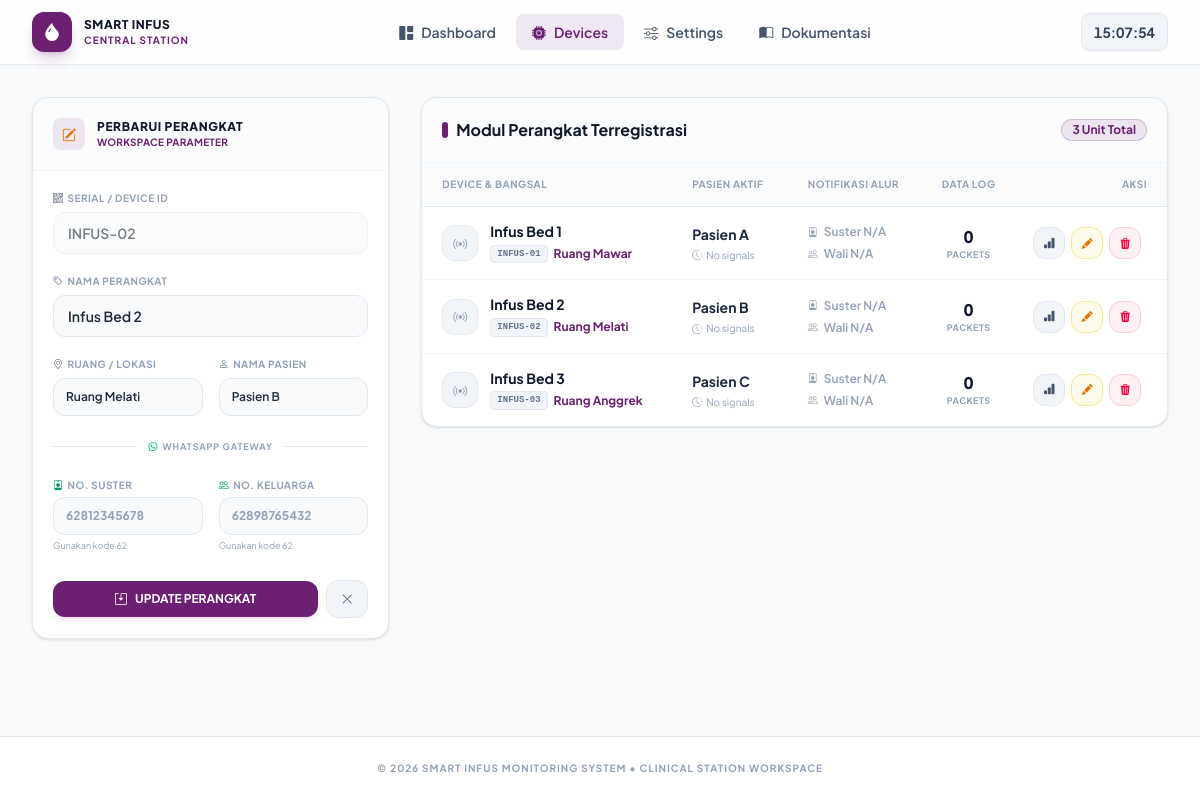
The page /devices.php?edit=INFUS-02 on the database its author committed.
### tables this page shows
CREATE TABLE IF NOT EXISTS `devices` (
  `id`           INT(11)      NOT NULL AUTO_INCREMENT,
  `device_id`    VARCHAR(50)  NOT NULL UNIQUE,
  `nama`         VARCHAR(100) NOT NULL DEFAULT 'Infus',
  `lokasi`       VARCHAR(100) NOT NULL DEFAULT '-',
  `pasien`       VARCHAR(100) NOT NULL DEFAULT '-',
  `no_suster`    VARCHAR(20)  NOT NULL DEFAULT '',
  `no_keluarga`  VARCHAR(20)  NOT NULL DEFAULT '',
  `aktif`        TINYINT(1)   NOT NULL DEFAULT 1,
  `created_at`   TIMESTAMP    NOT NULL DEFAULT CURRENT_TIMESTAMP,
  PRIMARY KEY (`id`)
);

### devices.php (the view, shortened to what this page needs)
<?php
$db      = getDB();
if (!function_exists('esc')) {
    function esc($string) {
        return htmlspecialchars($string ?? '', ENT_QUOTES, 'UTF-8');
    }
}
$editDevice = null;
if (isset($_GET['edit'])) {
    $editStmt = $db->prepare("SELECT * FROM devices WHERE device_id = :id");
    $editStmt->execute([':id' => $_GET['edit']]);
    $editDevice = $editStmt->fetch();
}
$devices = $db->query("
    SELECT d.*,
        (SELECT COUNT(*) FROM infus_data WHERE device_id = d.device_id) AS total_data,
        (SELECT created_at FROM infus_data WHERE device_id = d.device_id
         ORDER BY created_at DESC LIMIT 1) AS last_update
    FROM devices d
    WHERE d.aktif = 1
    ORDER BY d.id ASC
")->fetchAll();
$activePage = 'devices';
?>
<!DOCTYPE html>
<html lang="id">
<head>
  <link rel="stylesheet" href="assets/css/style.css" />
  <link rel="stylesheet" href="https://cdn.jsdelivr.net/npm/bootstrap-icons@1.11.3/font/bootstrap-icons.min.css" />
</head>
<body class="bg-slate-50 text-slate-800 min-h-screen flex flex-col selection:bg-[#6b2072]/10 selection:text-[#6b2072] pb-16 md:pb-0">
  <nav class="sticky top-0 z-50 bg-white/80 backdrop-blur-md border-b border-slate-200/80">
    <div class="max-w-7xl mx-auto px-4 sm:px-6 lg:px-8 h-16 flex items-center justify-between">
      <a href="index.php" class="flex items-center gap-3 group">
        <div class="w-10 h-10 bg-[#6b2072] text-white rounded-xl flex items-center justify-center shadow-lg shadow-[#6b2072]/20 transition-transform group-hover:scale-105">
          <i class="bi bi-droplet-fill text-lg"></i>
        </div>
        <div>
          <div class="text-xs font-black tracking-wider text-slate-900 uppercase">Smart Infus</div>
          <div class="text-[10px] font-bold text-[#6b2072] tracking-widest uppercase">Central Station</div>
        </div>
      </a>
      <div class="hidden md:flex items-center gap-1">
        <a href="index.php" class="flex items-center gap-2 px-4 py-2 rounded-lg text-sm font-semibold transition-all <?= $activePage==='dashboard' ? 'bg-[#6b2072]/10 text-[#6b2072]' : 'text-slate-600 hover:bg-slate-100 hover:text-slate-900' ?>">
          <i class="bi bi-grid-1x2-fill"></i><span>Dashboard</span>
        </a>
        <a href="devices.php" class="flex items-center gap-2 px-4 py-2 rounded-lg text-sm font-semibold transition-all <?= $activePage==='devices' ? 'bg-[#6b2072]/10 text-[#6b2072]' : 'text-slate-600 hover:bg-slate-100 hover:text-slate-900' ?>">
          <i class="bi bi-cpu-fill"></i><span>Devices</span>
        </a>
        <a href="settings.php" class="flex items-center gap-2 px-4 py-2 rounded-lg text-sm font-semibold transition-all <?= $activePage==='settings' ? 'bg-[#6b2072]/10 text-[#6b2072]' : 'text-slate-600 hover:bg-slate-100 hover:text-slate-900' ?>">
          <i class="bi bi-sliders"></i><span>Settings</span>
        </a>
        <a href="docs.php" class="flex items-center gap-2 px-4 py-2 rounded-lg text-sm font-semibold transition-all <?= $activePage==='docs' ? 'bg-[#6b2072]/10 text-[#6b2072]' : 'text-slate-600 hover:bg-slate-100 hover:text-slate-900' ?>">
          <i class="bi bi-book-half"></i><span>Dokumentasi</span>
        </a>
      </div>
      <div class="flex items-center gap-4">
        <div class="bg-slate-100 px-3 py-1.5 rounded-lg border border-slate-200">
          <span id="clockText" class="text-sm font-bold text-slate-700 tabular-nums">--:--:--</span>
        </div>
      </div>
    </div>
  </nav>
  <main class="max-w-7xl mx-auto w-full px-4 sm:px-6 lg:px-8 py-8 flex-1">
    <div class="grid grid-cols-1 lg:grid-cols-3 gap-8 items-start">
      <div class="bg-white border border-slate-200 rounded-2xl shadow-sm overflow-hidden lg:sticky lg:top-24">
        <div class="p-5 border-b border-slate-100 bg-slate-50/50 flex items-center gap-3">
          <div class="w-8 h-8 bg-[#6b2072]/10 rounded-lg flex items-center justify-center">
            <i class="bi bi-<?= $editDevice ? 'pencil-square text-amber-600' : 'plus-square-fill text-[#6b2072]' ?> text-sm"></i>
          </div>
          <div>
            <h2 class="text-xs font-black text-slate-900 tracking-wider uppercase"><?= $editDevice ? 'Perbarui Perangkat' : 'Registrasi Modul' ?></h2>
            <p class="text-[10px] font-bold text-[#6b2072] tracking-wide uppercase">Workspace Parameter</p>
          </div>
        </div>
        <form method="POST" action="devices.php" class="p-5 flex flex-col gap-5">
          <div>
            <label class="block text-[10px] font-bold text-slate-400 tracking-wider uppercase mb-1.5 flex items-center gap-1">
              <i class="bi bi-qr-code text-slate-500"></i> Serial / Device ID
            </label>
            <input type="text" name="device_id" placeholder="Contoh: INFUS-01"
                   class="w-full bg-slate-50 border border-slate-200 focus:border-[#6b2072] focus:bg-white rounded-xl px-3.5 py-2.5 text-sm font-semibold text-slate-800 placeholder:text-slate-400 outline-none transition-all focus:ring-4 focus:ring-[#6b2072]/5 read-only:opacity-60 read-only:cursor-not-allowed"
                   value="<?= esc($editDevice['device_id'] ?? '') ?>" <?= $editDevice ? 'readonly' : '' ?> required />
          </div>
          <div>
            <label class="block text-[10px] font-bold text-slate-400 tracking-wider uppercase mb-1.5 flex items-center gap-1">
              <i class="bi bi-tag text-slate-500"></i> Nama Perangkat
            </label>
            <input type="text" name="nama" placeholder="Contoh: Unit Bed A1"
                   class="w-full bg-slate-50 border border-slate-200 focus:border-[#6b2072] focus:bg-white rounded-xl px-3.5 py-2.5 text-sm font-semibold text-slate-800 placeholder:text-slate-400 outline-none transition-all focus:ring-4 focus:ring-[#6b2072]/5"
                   value="<?= esc($editDevice['nama'] ?? '') ?>" required />
          </div>
          <div class="grid grid-cols-2 gap-4">
            <div>
              <label class="block text-[10px] font-bold text-slate-400 tracking-wider uppercase mb-1.5 flex items-center gap-1">
                <i class="bi bi-geo-alt text-slate-500"></i> Ruang / Lokasi
              </label>
              <input type="text" name="lokasi" placeholder="Kamar 3A"
                     class="w-full bg-slate-50 border border-slate-200 focus:border-[#6b2072] focus:bg-white rounded-xl px-3 py-2.5 text-xs font-semibold text-slate-800 placeholder:text-slate-400 outline-none transition-all focus:ring-4 focus:ring-[#6b2072]/5"
                     value="<?= esc($editDevice['lokasi'] ?? '') ?>" />
            </div>
            <div>
              <label class="block text-[10px] font-bold text-slate-400 tracking-wider uppercase mb-1.5 flex items-center gap-1">
                <i class="bi bi-person text-slate-500"></i> Nama Pasien
              </label>
              <input type="text" name="pasien" placeholder="Nama Pasien"
                     class="w-full bg-slate-50 border border-slate-200 focus:border-[#6b2072] focus:bg-white rounded-xl px-3 py-2.5 text-xs font-semibold text-slate-800 placeholder:text-slate-400 outline-none transition-all focus:ring-4 focus:ring-[#6b2072]/5"
                     value="<?= esc($editDevice['pasien'] ?? '') ?>" />
            </div>
          </div>
          <div class="flex items-center gap-3 my-1">
            <div class="flex-1 h-px bg-slate-200"></div>
            <span class="text-[9px] font-bold text-slate-400 tracking-widest uppercase flex items-center gap-1">
              <i class="bi bi-whatsapp text-emerald-500"></i> WhatsApp Gateway
            </span>
            <div class="flex-1 h-px bg-slate-200"></div>
          </div>
          <div class="grid grid-cols-2 gap-4">
            <div>
              <label class="block text-[10px] font-bold text-slate-400 tracking-wider uppercase mb-1 flex items-center gap-1">
                <i class="bi bi-person-badge text-emerald-600"></i> No. Suster
              </label>
              <input type="tel" name="no_suster" placeholder="62812345678"
                     class="w-full bg-slate-50 border border-slate-200 focus:border-[#6b2072] focus:bg-white rounded-xl px-3 py-2.5 text-xs font-bold text-slate-800 placeholder:text-slate-400 outline-none transition-all focus:ring-4 focus:ring-[#6b2072]/5"
                     value="<?= esc($editDevice['no_suster'] ?? '') ?>" />
              <span class="text-[9px] text-slate-400 block mt-1">Gunakan kode 62</span>
            </div>
            <div>
              <label class="block text-[10px] font-bold text-slate-400 tracking-wider uppercase mb-1 flex items-center gap-1">
                <i class="bi bi-people text-emerald-600"></i> No. Keluarga
              </label>
              <input type="tel" name="no_keluarga" placeholder="62898765432"
                     class="w-full bg-slate-50 border border-slate-200 focus:border-[#6b2072] focus:bg-white rounded-xl px-3 py-2.5 text-xs font-bold text-slate-800 placeholder:text-slate-400 outline-none transition-all focus:ring-4 focus:ring-[#6b2072]/5"
                     value="<?= esc($editDevice['no_keluarga'] ?? '') ?>" />
              <span class="text-[9px] text-slate-400 block mt-1">Gunakan kode 62</span>
            </div>
          </div>
          <div class="flex items-center gap-2 pt-2">
            <button type="submit" class="flex-1 inline-flex items-center justify-center gap-2 px-4 py-2.5 bg-[#6b2072] hover:bg-[#541859] text-white rounded-xl text-xs font-bold shadow-md shadow-[#6b2072]/10 active:scale-95 transition-all cursor-pointer">
              <i class="bi bi-save2"></i> <?= $editDevice ? 'UPDATE PERANGKAT' : 'SIMPAN MODUL' ?>
            </button>
            <?php if ($editDevice): ?>
            <a href="devices.php" class="px-3.5 py-2.5 bg-slate-100 hover:bg-slate-200 text-slate-600 border border-slate-200 rounded-xl text-xs transition-all" title="Batal Edit">
              <i class="bi bi-x-lg"></i>
            </a>
            <?php endif; ?>
          </div>
        </form>
      </div>
      <div class="bg-white border border-slate-200 rounded-2xl shadow-sm overflow-hidden lg:grid-cols-1 lg:col-span-2">
        <div class="p-5 border-b border-slate-100 bg-slate-50/50 flex items-center justify-between">
          <div>
            <h2 class="text-base font-bold text-slate-900 flex items-center gap-2">
              <span class="w-1.5 h-4 bg-[#6b2072] rounded-full inline-block"></span>
              Modul Perangkat Terregistrasi
            </h2>
          </div>
          <span class="text-xs bg-[#6b2072]/10 border border-[#6b2072]/20 text-[#6b2072] px-2.5 py-0.5 rounded-full font-bold">
            <?= count($devices) ?> Unit Total
          </span>
        </div>
        <div class="overflow-x-auto">
          <table class="w-full text-left border-collapse">
            <thead>
              <tr class="bg-slate-50/70 border-b border-slate-200 text-[10px] font-bold text-slate-400 tracking-wider uppercase">
                <th class="py-3.5 px-5">Device &amp; Bangsal</th>
                <th class="py-3.5 px-5">Pasien Aktif</th>
                <th class="py-3.5 px-5">Notifikasi Alur</th>
                <th class="py-3.5 px-4 text-center">Data Log</th>
                <th class="py-3.5 px-5 text-right">Aksi</th>
              </tr>
            </thead>
            <tbody class="divide-y divide-slate-100 text-sm">
              <?php foreach ($devices as $dev):
                $isOnline = false;
                $hasSuster   = !empty(trim($dev['no_suster'] ?? ''));
                $hasKeluarga = !empty(trim($dev['no_keluarga'] ?? ''));
              ?>
              <tr class="hover:bg-slate-50/60 transition-colors">
                <td class="py-4 px-5">
                  <div class="flex items-center gap-3">
                    <div class="w-9 h-9 border rounded-xl flex items-center justify-center flex-shrink-0 <?= $isOnline ? 'bg-emerald-50 border-emerald-100 text-emerald-600' : 'bg-slate-100 border-slate-200 text-slate-400' ?>">
                      <i class="bi bi-broadcast text-sm <?= $isOnline ? 'animate-pulse' : '' ?>"></i>
                    </div>
                    <div>
                      <div class="font-bold text-slate-900 leading-tight"><?= esc($dev['nama']) ?></div>
                      <div class="flex items-center gap-1.5 mt-1">
                        <span class="text-[9px] font-black bg-slate-100 border border-slate-200 text-slate-500 px-1.5 py-0.5 rounded font-mono uppercase"><?= esc($dev['device_id']) ?></span>
                        <span class="text-xs font-bold text-[#6b2072]"><?= esc($dev['lokasi']) ?></span>
                      </div>
                    </div>
                  </div>
                </td>
                <td class="py-4 px-5">
                  <div class="font-bold text-slate-800"><?= esc($dev['pasien'] ?: '— Kosong —') ?></div>
                  <div class="text-[10px] text-slate-400 mt-1 flex items-center gap-1">
                    <i class="bi bi-clock-history"></i>
                    <?= $dev['last_update'] ? date('H:i:s', strtotime($dev['last_update'])) : 'No signals' ?>
                  </div>
                </td>
                <td class="py-4 px-5">
                  <div class="flex flex-col gap-1.5">
                    <div class="flex items-center gap-1.5 text-xs font-semibold <?= $hasSuster ? 'text-emerald-600' : 'text-slate-400' ?>">
                      <i class="bi bi-person-badge text-[10px]"></i>
                      <span><?= $hasSuster ? esc($dev['no_suster']) : 'Suster N/A' ?></span>
                    </div>
                    <div class="flex items-center gap-1.5 text-xs font-semibold <?= $hasKeluarga ? 'text-emerald-600' : 'text-slate-400' ?>">
                      <i class="bi bi-people text-[10px]"></i>
                      <span><?= $hasKeluarga ? esc($dev['no_keluarga']) : 'Wali N/A' ?></span>
                    </div>
                  </div>
                </td>
                <td class="py-4 px-4 text-center">
                  <div class="text-base font-black text-slate-900 tabular-nums"><?= number_format($dev['total_data']) ?></div>
                  <span class="text-[9px] font-bold text-slate-400 uppercase tracking-wider block">Packets</span>
                </td>
                <td class="py-4 px-5 text-right">
                  <div class="flex items-center justify-flex-end gap-1.5">
                    <a href="detail.php?id=<?= urlencode($dev['device_id']) ?>" title="Analisis Grafik"
                       class="w-8 h-8 bg-slate-100 hover:bg-slate-900 text-slate-600 hover:text-white rounded-xl flex items-center justify-center transition-all border border-slate-200 active:scale-90">
                      <i class="bi bi-bar-chart-fill text-xs"></i>
                    </a>
                    <a href="devices.php?edit=<?= urlencode($dev['device_id']) ?>" title="Modifikasi Konfigurasi"
                       class="w-8 h-8 bg-amber-50 border border-amber-200 text-amber-600 hover:bg-amber-500 hover:text-white rounded-xl flex items-center justify-center transition-all active:scale-90">
                      <i class="bi bi-pencil-fill text-[11px]"></i>
                    </a>
                    <form method="POST" action="devices.php" class="inline" onsubmit="return confirm('Apakah Anda yakin ingin menonaktifkan unit <?= esc(addslashes($dev['nama'])) ?>?')">
                      <button type="submit" title="Drop Device"
                              class="w-8 h-8 bg-rose-50 border border-rose-200 text-rose-600 hover:bg-rose-500 hover:text-white rounded-xl flex items-center justify-center cursor-pointer transition-all active:scale-90">
                        <i class="bi bi-trash3-fill text-[11px]"></i>
                      </button>
                    </form>
                  </div>
                </td>
              </tr>
              <?php endforeach; ?>
            </tbody>
          </table>
        </div>
      </div>
    </div>
  </main>
  <footer class="bg-white border-t border-slate-200 py-6 mt-12 text-center">
    <p class="text-[10px] font-bold text-slate-400 uppercase tracking-widest">&copy; <?= date('Y') ?> Smart Infus Monitoring System &bull; Clinical Station Workspace</p>
  </footer>
</body>
</html>

### rows shown on the page
devices: device_id "INFUS-02", nama "Infus Bed 2", lokasi "Ruang Melati", pasien "Pasien B", device "INFUS-02", no_suster "Suster N/A", no_keluarga "Wali N/A", total_data "0"
devices: nama "Infus Bed 1", device "INFUS-01", lokasi "Ruang Mawar", pasien "Pasien A", no_suster "Suster N/A", no_keluarga "Wali N/A", total_data "0"
devices: nama "Infus Bed 3", device "INFUS-03", lokasi "Ruang Anggrek", pasien "Pasien C", no_suster "Suster N/A", no_keluarga "Wali N/A", total_data "0"

### other values the page prints
count($devices) "3"
